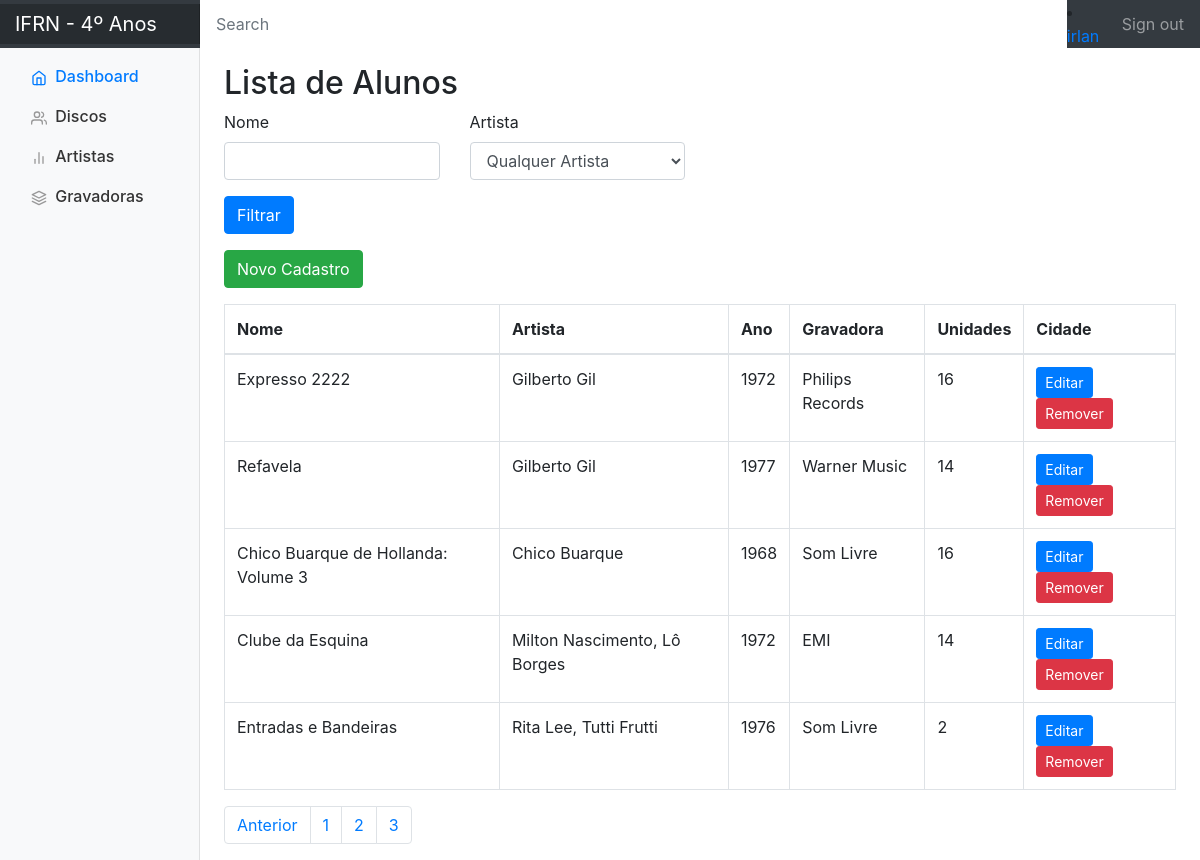
Screenshot of /?pagina=3 (signed in) with the database file from the repository.
### apps/disco/models.py (models this page shows, shortened)
class Disco(models.Model):
    nome = models.CharField(max_length=150, verbose_name="Título do Disco")
    descricao = models.TextField(max_length=600, verbose_name="Descrição")
    ano = models.IntegerField()
    pais = models.CharField(max_length=150)
    genero = models.CharField(max_length=150, verbose_name="Gênero Musical")
    quantidade = models.IntegerField(verbose_name="Quantidade de Cópias")
    selo_fonografico = models.ForeignKey(Selo_Fonografico, on_delete=models.CASCADE, verbose_name="Gravadora")
    artistas = models.ManyToManyField(Artista)
    preco = models.DecimalField(max_digits=5, decimal_places=2, verbose_name="Preço")

class Artista(models.Model):
    nome = models.CharField(max_length=150)
    def __str__(self):
        return self.nome

class Selo_Fonografico(models.Model):
    nome = models.CharField(max_length=150)
    def __str__(self):
        return self.nome

### apps/disco/views.py (the view)
# urls.py: path("", views.index, name="index"),
@login_required(login_url="accounts/login")
def index(request):
    user = authenticate(request=request)
    artistas = Artista.objects.all()
    discos = Disco.objects.all()
    nome_disco = request.GET.get('nome')
    nome_artista = request.GET.get('artista')
    pagina = request.GET.get('pagina')
    if (nome_artista != None and nome_artista != ''):
        discos = discos.filter(artistas__nome__icontains=nome_artista)
    if (nome_disco != None and nome_disco != ''):
        discos = discos.filter(nome__icontains=nome_disco)
    paginator = Paginator(discos, 10)
    if (pagina != None and pagina != ''):
        page_obj = paginator.page(pagina)
        pagina_atual = pagina
    else:
        page_obj = paginator.page(1)
        pagina_atual = 1
    num_pages = paginator.num_pages
    lista_paginas = []
    for i in range(0, num_pages):
        lista_paginas.append(i + 1)
    context = {'discos': page_obj, 'artistas': artistas,
               'lista_paginas': lista_paginas, 'pagina_atual': pagina_atual,
               'has_next': page_obj.has_next(), 'proxima_pagina': int(pagina_atual) + 1,
               'pagina_anterior': int(pagina_atual) - 1, 'username': request.user.username}
    return render(request, "disco/discos.html", context)

### apps/disco/templates/disco/discos.html (shortened to what this page needs)
{% extends 'base.html' %}
{% block center %}
  <h2>Lista de Alunos</h2>
  <form method="GET">
    <div class="row">
      <div class="col-md-3">
        <div class="mb-3">
          <label for="" class="form-label">Nome</label>
          <input type="text" class="form-control" id="nome" name="nome" />
        </div>
      </div>
      <div class="col-md-3">
        <div class="mb-3">
          <label for="" class="form-label">Artista</label>
          <select class="form-control" id="artista" name="artista">
            <option value="">Qualquer Artista</option>
          </select>
        </div>
      </div>
    </div>
    <div>
      <button type="submit" class="btn btn-primary mb-3">Filtrar</button>
    </div>
  </form>
  <a href="{% url 'create_disco' %}" class="btn btn-success mb-3">Novo Cadastro</a>
  <table class="table table-bordered">
    <thead>
      <tr>
        <th>Nome</th>
        <th>Artista</th>
        <th>Ano</th>
        <th>Gravadora</th>
        <th>Unidades</th>
        <th>Cidade</th>
      </tr>
    </thead>
    <tbody>
      {% for obj in discos %}
        <tr>
          <td>{{ obj.nome }}</td>
          <td>
            {% for artista in obj.artistas.all %}
              {% if not forloop.last %}
                {{ artista }},
              {% else %}
                {{ artista }}
              {% endif %}
            {% endfor %}
          </td>
          <td>{{ obj.ano }}</td>
          <td>{{ obj.selo_fonografico }}</td>
          <td>{{ obj.quantidade }}</td>
          <td>
            <a href="{% url 'edit_disco' obj.pk %}" class="btn btn-primary btn-sm">Editar</a>
            <a href="{% url 'delete_disco' obj.pk %}" class="btn btn-danger btn-sm">Remover</a>
          </td>
        </tr>
      {% endfor %}
    </tbody>
  </table>
  <nav aria-label="Page navigation example">
    <ul class="pagination">
      {% if pagina_atual != '1' %}
        <li class="page-item">
          <a class="page-link" href="?pagina={{pagina_anterior}}">Anterior</a>
        </li>
      {% endif %}
      {% for pagina in lista_paginas %}
        <li class="page-item">
          <a class="page-link" href="#">{{pagina}}</a>
        </li>
      {% endfor %}
    </ul>
  </nav>
{% endblock %}

### templates/base.html (shortened to what this page needs)
{% load static %}
<!DOCTYPE html>
<html lang="en">
<head>
    <link href="{% static 'css/dashboard.css' %}" rel="stylesheet">
    <link rel="stylesheet" href="https://getbootstrap.com/docs/4.0/dist/css/bootstrap.min.css"
>
</head>
<body>
<nav class="navbar navbar-dark sticky-top bg-dark flex-md-nowrap p-0">
    <a class="navbar-brand col-sm-3 col-md-2 mr-0" href="#">IFRN - 4º Anos</a>
    <input class="form-control form-control-dark w-100" type="text" placeholder="Search" aria-label="Search">
    <li>
        <a href="#">{{username}}</a>
    </li>
    <ul class="navbar-nav px-3">
        <li class="nav-item text-nowrap">
            <a class="nav-link" href="/logout">Sign out</a>
        </li>
    </ul>
</nav>
<div class="container-fluid">
    <div class="row">
        <nav class="col-md-2 d-none d-md-block bg-light sidebar">
            <div class="sidebar-sticky">
                <ul class="nav flex-column">
                    <li class="nav-item">
                        <a class="nav-link active" href="{% url 'dashboard' %}">
                            Dashboard <span class="sr-only">(current)</span>
                        </a>
                    </li>
                    <li class="nav-item">
                        <a class="nav-link" href="{% url 'index' %}">
                            Discos
                        </a>
                    </li>
                    <li class="nav-item">
                        <a class="nav-link" href="#">
                            Artistas
                        </a>
                    </li>
                    <li class="nav-item">
                        <a class="nav-link" href="#">
                            Gravadoras
                        </a>
                    </li>
                </ul>
            </div>
        </nav>
        <main role="main" class="col-md-9 ml-sm-auto col-lg-10 pt-3 px-4">
            {% block center %}
            {% endblock %}
        </main>
    </div>
</div>
</body>
</html>

### static/css/dashboard.css (style rules this page uses)
body { font-size: .875rem; }
.feather { width: 16px; height: 16px; vertical-align: text-bottom; }
.sidebar { position: fixed; top: 0; bottom: 0; left: 0; z-index: 100; padding: 0; box-shadow: inset -1px 0 0 rgba(0, 0, 0, .1); }
.sidebar-sticky { position: -webkit-sticky; position: sticky; top: 48px; height: calc(100vh - 48px); padding-top: .5rem; overflow-x: hidden; overflow-y: auto; }
.sidebar .nav-link { font-weight: 500; color: #333; }
.sidebar .nav-link .feather { margin-right: 4px; color: #999; }
.sidebar .nav-link.active { color: #007bff; }
.sidebar .nav-link:hover .feather, .sidebar .nav-link.active .feather { color: inherit; }
.navbar-brand { padding-top: .75rem; padding-bottom: .75rem; font-size: 1rem; background-color: rgba(0, 0, 0, .25); box-shadow: inset -1px 0 0 rgba(0, 0, 0, .25); }
.navbar .form-control { padding: .75rem 1rem; border-width: 0; border-radius: 0; }
.form-control-dark { color: #fff; background-color: rgba(255, 255, 255, .1); border-color: rgba(255, 255, 255, .1); }

### rows the page displays
Disco: nome "Expresso 2222", ano "1972", selo_fonografico "Philips Records", quantidade "16"
Artista: nome "Gilberto Gil"
Disco: nome "Refavela", ano "1977", selo_fonografico "Warner Music", quantidade "14"
Disco: nome "Chico Buarque de Hollanda: Volume 3", ano "1968", selo_fonografico "Som Livre", quantidade "16"
Artista: nome "Chico Buarque"
Disco: nome "Clube da Esquina", ano "1972", selo_fonografico "EMI", quantidade "14"
Artista: nome "Milton Nascimento"
Artista: nome "Lô Borges"
Disco: nome "Entradas e Bandeiras", ano "1976", selo_fonografico "Som Livre", quantidade "2"
Artista: nome "Rita Lee"
Artista: nome "Tutti Frutti"

### other values shown
{{ username }} "irlan"
{{ pagina }} "1" "2" "3"
